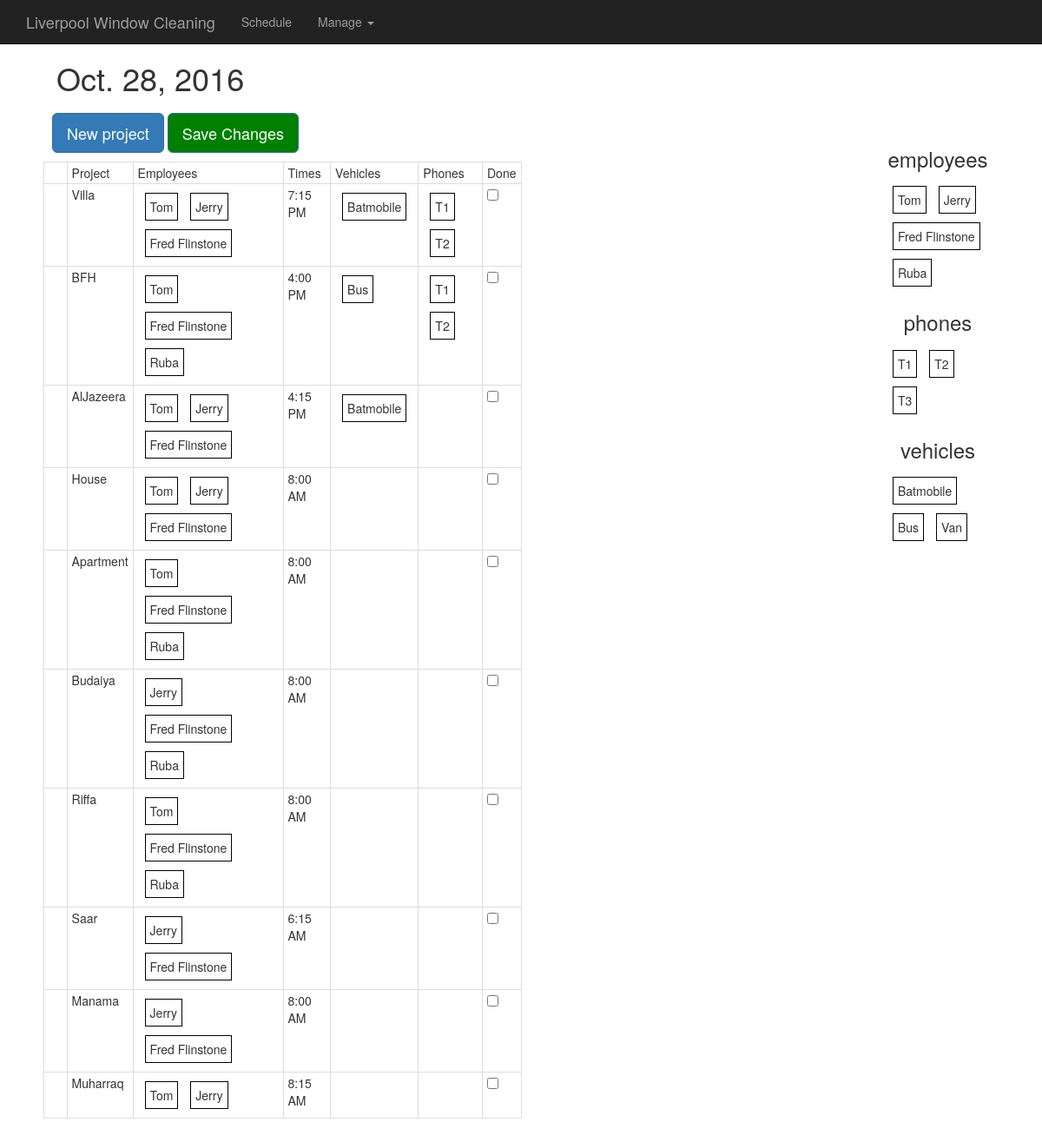
Before: / with the older database file.
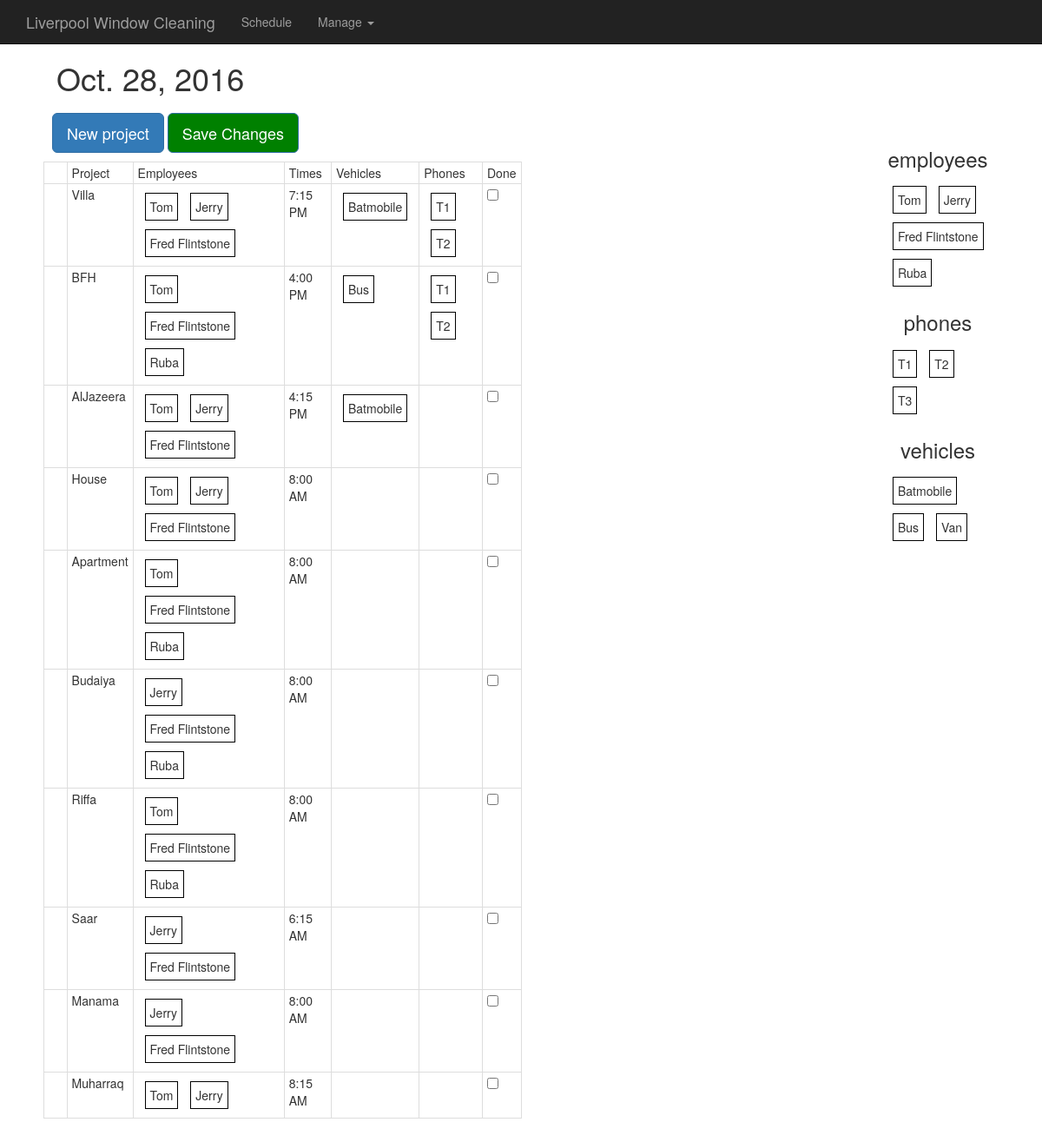
After: the same page with the newer database file.
### daily/models.py (models this page shows, shortened)
class Employee(models.Model):
  name = models.CharField(max_length=100)
  category = models.ManyToManyField(Category)

### daily/views.py (the view)
# urls.py: url(r'^$', views.schedule, name='schedule'),
def schedule(request):
  today = timezone.now().date()
  incompletes = Project.objects.filter(status='INCMP')
  employees = Employee.objects.all()
  phones = Phone.objects.all()
  vehicles = Vehicle.objects.all()
  date = datetime.date(int(today.year), int(today.month), int(today.day))
  context = {'date': date, 'schedule': incompletes, 'date': today,
      'emp_names': employees, 'phones': phones, 'vehicles': vehicles}
  return render(request, 'daily/daily.html/', context)

### daily/templates/daily/daily.html (shortened to what this page needs)
{% extends 'daily/base.html' %}
{% load static %}
{% block content %}
      <div class="container">
      <div class="starter-template">
        <h1 id="date">{{ date }}</h1>
      </div>
    </div>
        <div id="form-fields">
          <button type="button" class="btn btn-primary btn-lg" id="new-proj-button" onclick="addProject()">New project</button>
             <button type="button" class="btn btn-primary btn-lg"
              id="save-button" onclick="updateSchedule()">Save Changes</button>
        </div>
        <div class="h-box">
        <table class="table table-bordered" id="daily-table">
          <tbody>
            <tr>
              <td>Project</td>
              <td>Employees</td>
              <td>Times</td>
              <td>Vehicles</td>
              <td>Phones</td>
              <td>Done</td>
            </tr>
            {% for project in schedule.all %}
            <tr id={{ project.id }} class ="project">
              <td class="name-td">{{ project.name }}</td>
              <td>
                <div class="daily-employee-list">
                <ol class='sortable_with_drop employee_list'>
                  {% for emp in project.employee.all %}
                  <li class="flex-li employee">{{ emp.name }}</li>
                  {% endfor %}
                </ol>
              </div>
              </td>
              <td class="time-td"><span>{{project.time|time:"g:i A"}}<span></td>
                  <td>
                <div class="daily-vehicle-list">
                <ol class='sortable_with_drop vehicle_list'>
                  {% for v in project.vehicle.all %}
                  <li class="flex-li vehicle">{{ v.name }}</li>
                  {% endfor %}
                </ol>
              </div>
              </td>
              <td>
                <div class="daily-phone-list">
                <ol class='sortable_with_drop phone_list'>
                  {% for tel in project.phone.all %}
                  <li class="flex-li telephone">{{ tel.number }}</li>
                  {% endfor %}
                </ol>
              </div>
              </td>
              <td>
                <div class="checkbox">
                  <label class="chk-box">
                  <input type="checkbox" class="chk-box">
                </label>
              </div>
            </td>
              {% endfor %}
            </tbody>
          </table>
          <div class="v-box" id="sources">
              <h3>employees</h3>
            <ol class='sortable_with_no_drop' id="emps-source">
              {% for emp in emp_names.all %}
              <li class="flex-li employee">{{ emp.name }}</li>
              {% endfor %}
            </ol>
            <h3>phones</h3>
            <ol class='sortable_with_no_drop' id="phones-source">
              {% for phone in phones.all %}
              <li class="flex-li telephone">{{ phone.number }}</li>
              {% endfor %}
            </ol>
            <h3>vehicles</h3>
            <ol class='sortable_with_no_drop' id="vehicles-source">
              {% for v in vehicles.all %}
              <li class="flex-li vehicle">{{ v.name }}</li>
              {% endfor %}
            </ol>
        </div>
    </body>
    {% endblock %}

Changed rows visible on the page:
changed Employee: name "Fred Flinstone" → "Fred Flintstone"
